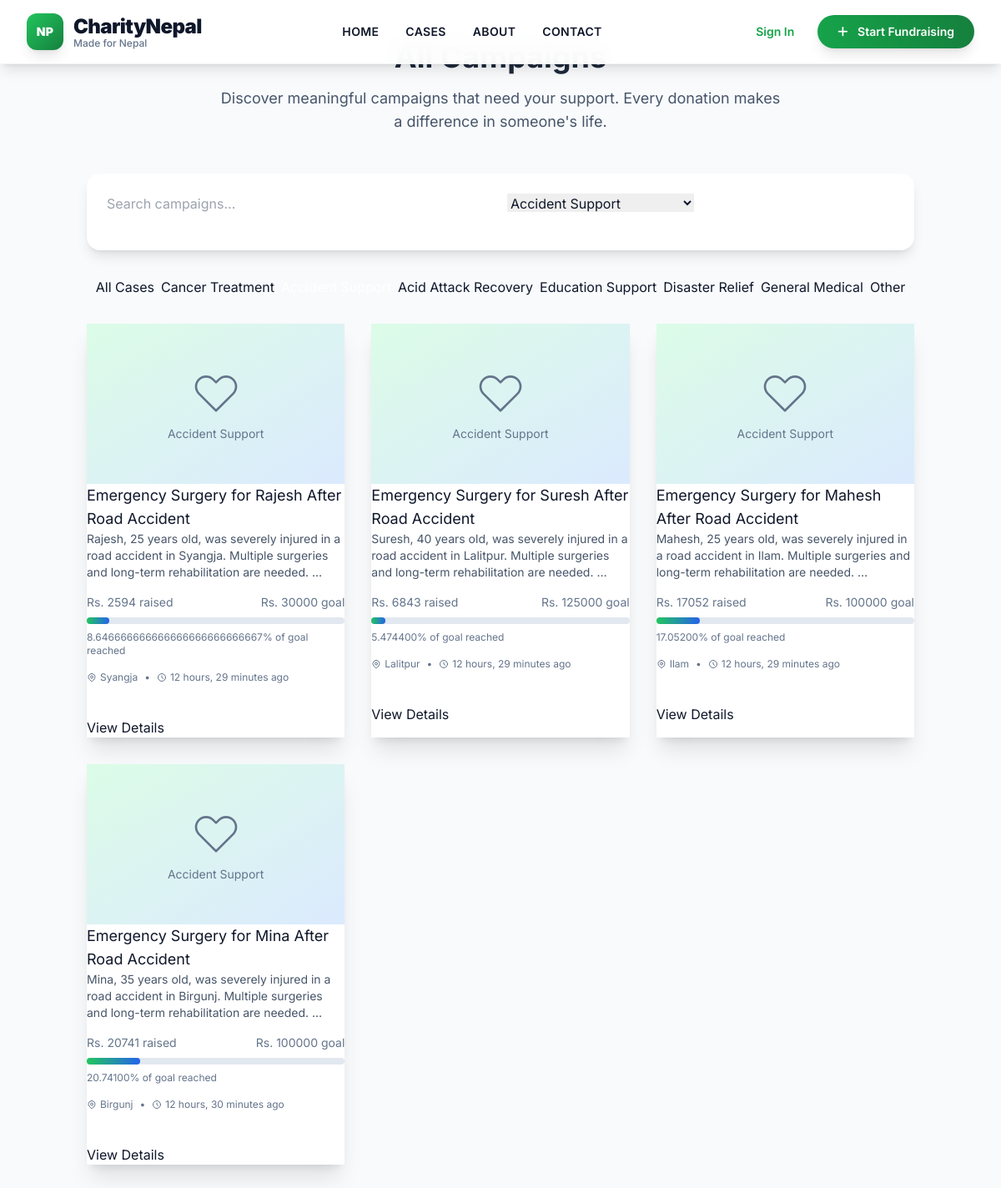
Page /cases/?category=accident on the committed database.
### cases/models.py (models this page shows, shortened)
class CharityCase(models.Model):
    CATEGORY_CHOICES = [
        ("cancer", "Cancer Treatment"),
        ("accident", "Accident Support"),
        ("acid_attack", "Acid Attack Recovery"),
        ("education", "Education Support"),
        ("disaster", "Disaster Relief"),
        ("medical", "General Medical"),
        ("other", "Other"),
    ]
    STATUS_CHOICES = [
        ("pending", "Pending Verification"),
        ("approved", "Approved"),
        ("rejected", "Rejected"),
        ("completed", "Completed"),
        ("cancelled", "Cancelled"),
    ]
    URGENCY_CHOICES = [
        ("low", "Low"),
        ("medium", "Medium"),
        ("high", "High"),
        ("critical", "Critical"),
    ]
    title = models.CharField(max_length=200)
    description = models.TextField()
    category = models.CharField(max_length=20, choices=CATEGORY_CHOICES)
    target_amount = models.DecimalField(
        max_digits=10, decimal_places=2, validators=[MinValueValidator(100)]
    )
    collected_amount = models.DecimalField(
        max_digits=10, decimal_places=2, default=Decimal("0.00")
    )
    verification_status = models.CharField(
        max_length=20, choices=STATUS_CHOICES, default="pending"
    )
    urgency_flag = models.CharField(
        max_length=10, choices=URGENCY_CHOICES, default="medium"
    )
    location = models.CharField(max_length=100, blank=True, null=True)
    beneficiary_name = models.CharField(max_length=100)
    beneficiary_age = models.PositiveIntegerField(blank=True, null=True)
    contact_phone = models.CharField(max_length=15)
    contact_email = models.EmailField()
    featured_image = models.ImageField(upload_to="cases/images/", blank=True, null=True)
    documents = models.FileField(upload_to="cases/documents/", blank=True, null=True)
    created_by = models.ForeignKey(
        User, on_delete=models.CASCADE, related_name="created_cases"
    )
    approved_by = models.ForeignKey(
        User,
        on_delete=models.SET_NULL,
        null=True,
        blank=True,
        related_name="approved_cases",
    )
    created_at = models.DateTimeField(auto_now_add=True)
    updated_at = models.DateTimeField(auto_now=True)
    deadline = models.DateTimeField(blank=True, null=True)
    slug = models.SlugField(max_length=250, unique=True, blank=True)
    tags = models.CharField(
        max_length=500, blank=True, help_text="Comma-separated tags"
    )
    class Meta:
        db_table = "charity_cases"
        ordering = ["-created_at"]
        indexes = [
            models.Index(fields=["category"]),
            models.Index(fields=["verification_status"]),
            models.Index(fields=["urgency_flag"]),
            models.Index(fields=["created_at"]),
        ]
    @property
    def completion_percentage(self):
        if self.target_amount > 0:
            return min((self.collected_amount / self.target_amount) * 100, 100)
        return 0

### cases/views.py (the view)
# urls.py: path("cases/", views.CaseListView.as_view(), name="list"),
class CaseListView(ListView):
    model = CharityCase
    template_name = "cases/list.html"
    context_object_name = "cases"
    paginate_by = 12
    def get_queryset(self):
        queryset = CharityCase.objects.filter(
            verification_status="approved"
        ).select_related("created_by")
        category = self.request.GET.get("category")
        if category and category != "all":
            queryset = queryset.filter(category=category)
        urgency = self.request.GET.get("urgency")
        if urgency:
            queryset = queryset.filter(urgency_flag=urgency)
        search_query = self.request.GET.get("search")
        if search_query:
            queryset = queryset.filter(
                Q(title__icontains=search_query)
                | Q(description__icontains=search_query)
                | Q(beneficiary_name__icontains=search_query)
            )
        ordering = self.request.GET.get("ordering", "-created_at")
        queryset = queryset.order_by(ordering)
        return queryset
    def get_context_data(self, **kwargs):
        context = super().get_context_data(**kwargs)
        context["title"] = "All Campaigns"
        context["categories"] = CharityCase.CATEGORY_CHOICES
        context["current_category"] = self.request.GET.get("category", "all")
        context["search_query"] = self.request.GET.get("search", "")
        return context

### templates/cases/list.html (shortened to what this page needs)
{% extends 'base.html' %}
{% block content %}
<section class="py-12 bg-slate-50 min-h-screen">
    <div class="container mx-auto px-4">
        <div class="text-center mb-12">
            <h1 class="text-4xl font-bold text-slate-800 mb-4">{{ title }}</h1>
            <p class="text-lg text-slate-600 max-w-2xl mx-auto">
                Discover meaningful campaigns that need your support. Every donation makes a difference in someone's life.
            </p>
        </div>
        <div class="bg-white rounded-2xl shadow-lg p-6 mb-8">
            <form method="get" class="space-y-4">
                <div class="grid grid-cols-1 md:grid-cols-4 gap-4">
                    <div class="md:col-span-2">
                        <input type="text" name="search" value="{{ search_query }}"
                               placeholder="Search campaigns..."
                               class="input input-bordered w-full">
                    </div>
                    <div>
                        <select name="category" class="select select-bordered w-full">
                            {% for category_key, category_label in categories %}
                                <option value="{{ category_key }}" {% if current_category == category_key %}selected{% endif %}>
                                    {{ category_label }}
                                </option>
                            {% endfor %}
                        </select>
                    </div>
                    <div>
                        <button type="submit" class="btn btn-success text-white w-full">
                            <svg xmlns="http://www.w3.org/2000/svg" class="h-5 w-5 mr-2" fill="none" viewBox="0 0 24 24" stroke="currentColor">
                                <path stroke-linecap="round" stroke-linejoin="round" stroke-width="2" d="M21 21l-6-6m2-5a7 7 0 11-14 0 7 7 0 0114 0z" />
                            </svg>
                        </button>
                    </div>
                </div>
            </form>
        </div>
        <div class="flex flex-wrap gap-2 mb-8 justify-center">
            <a href="{% url 'cases:list' %}" class="btn {% if current_category == 'all' %}btn-success text-white{% else %}btn-outline{% endif %} btn-sm">
                All Cases
            </a>
            {% for category_key, category_label in categories %}
                <a href="{% url 'cases:list' %}?category={{ category_key }}"
                   class="btn {% if current_category == category_key %}btn-success text-white{% else %}btn-outline{% endif %} btn-sm">
                    {{ category_label }}
                </a>
            {% endfor %}
        </div>
        {% if cases %}
            <div class="grid grid-cols-1 md:grid-cols-2 lg:grid-cols-3 gap-8">
                {% for case in cases %}
                    <div class="card bg-white shadow-xl card-hover">
                        {% if case.featured_image %}
                            <figure>
                                <img src="{{ case.featured_image.url }}" alt="{{ case.title }}" class="h-48 w-full object-cover">
                            </figure>
                        {% else %}
                            <figure class="h-48 bg-gradient-to-br from-green-100 to-blue-100 flex items-center justify-center">
                                <div class="text-center text-slate-500">
                                    <p class="text-sm">{{ case.get_category_display }}</p>
                                </div>
                            </figure>
                        {% endif %}
                        <div class="card-body">
                            <h3 class="card-title text-lg line-clamp-2">{{ case.title }}</h3>
                            <p class="text-slate-600 text-sm line-clamp-3 mb-4">{{ case.description|truncatewords:20 }}</p>
                            <div class="space-y-2 mb-4">
                                <div class="flex justify-between text-sm">
                                    <span class="text-slate-500">Rs. {{ case.collected_amount|floatformat:0 }} raised</span>
                                    <span class="text-slate-500">Rs. {{ case.target_amount|floatformat:0 }} goal</span>
                                </div>
                                <div class="w-full bg-slate-200 rounded-full h-2">
                                    <div class="progress-bar-custom h-2 rounded-full transition-all duration-300"
                                         style="width: {{ case.completion_percentage }}%"></div>
                                </div>
                                <div class="text-xs text-slate-500">
                                    {{ case.completion_percentage }}% of goal reached
                                </div>
                            </div>
                            <div class="flex items-center text-xs text-slate-500 mb-4">
                                {% if case.location %}
                                    {{ case.location }}
                                {% endif %}
                                {% if case.location and case.created_at %}
                                    <span class="mx-2">•</span>
                                {% endif %}
                                <svg xmlns="http://www.w3.org/2000/svg" class="h-3 w-3 mr-1" fill="none" viewBox="0 0 24 24" stroke="currentColor">
                                    <path stroke-linecap="round" stroke-linejoin="round" stroke-width="2" d="M12 8v4l3 3m6-3a9 9 0 11-18 0 9 9 0 0118 0z" />
                                </svg>
                                {{ case.created_at|timesince }} ago
                            </div>
                            <div class="card-actions justify-between items-center">
                                <div class="flex gap-2">
                                    <div class="badge badge-success text-white">{{ case.get_category_display }}</div>
                                    {% if case.urgency_flag == 'critical' %}
                                        <div class="badge badge-error text-white">{{ case.get_urgency_flag_display }}</div>
                                    {% elif case.urgency_flag == 'high' %}
                                        <div class="badge badge-warning text-white">{{ case.get_urgency_flag_display }}</div>
                                    {% endif %}
                                </div>
                                <div class="flex gap-2">
                                    <a href="{% url 'cases:detail' case.pk %}" class="btn btn-sm btn-outline">
                                        View Details
                                    </a>
                                    <a href="{% url 'cases:detail' case.pk %}#donate" class="btn btn-sm btn-success text-white">
                                    </a>
                                </div>
                            </div>
                        </div>
                    </div>
                {% endfor %}
            </div>
        {% endif %}
    </div>
</section>
{% endblock %}

### templates/base.html (style rules this page uses)
html { scroll-behavior: smooth; }
body { font-family: 'Inter', sans-serif; }

### templates/cases/list.html (style rules this page uses)
.line-clamp-2 { display: -webkit-box; -webkit-line-clamp: 2; -webkit-box-orient: vertical; overflow: hidden; }
.line-clamp-3 { display: -webkit-box; -webkit-line-clamp: 3; -webkit-box-orient: vertical; overflow: hidden; }
.progress-bar-custom { background: linear-gradient(90deg, #22c55e 0%, #2563eb 100%); }

### rows in the picture
CharityCase: category "Accident Support", title "Emergency Surgery for Rajesh After Road Accident", description "Rajesh, 25 years old, was severely injured in a road accident in Syangja. Multiple surgeries and long-term rehabilitation are needed. …", collected_amount "2594", target_amount "30000", completion_percentage "8.646666666666666666666666667", location "Syangja", created_at "12 hours, 29 minutes"
CharityCase: category "Accident Support", title "Emergency Surgery for Suresh After Road Accident", description "Suresh, 40 years old, was severely injured in a road accident in Lalitpur. Multiple surgeries and long-term rehabilitation are needed. …", collected_amount "6843", target_amount "125000", completion_percentage "5.474400", location "Lalitpur", created_at "12 hours, 29 minutes"
CharityCase: category "Accident Support", title "Emergency Surgery for Mahesh After Road Accident", description "Mahesh, 25 years old, was severely injured in a road accident in Ilam. Multiple surgeries and long-term rehabilitation are needed. …", collected_amount "17052", target_amount "100000", completion_percentage "17.05200", location "Ilam", created_at "12 hours, 29 minutes"
CharityCase: category "Accident Support", title "Emergency Surgery for Mina After Road Accident", description "Mina, 35 years old, was severely injured in a road accident in Birgunj. Multiple surgeries and long-term rehabilitation are needed. …", collected_amount "20741", target_amount "100000", completion_percentage "20.74100", location "Birgunj", created_at "12 hours, 30 minutes"

### other values in the picture
{{ category_label }} "Cancer Treatment" "Acid Attack Recovery" "Education Support" "Disaster Relief" "General Medical" "Other"
form field category "Accident Support"
